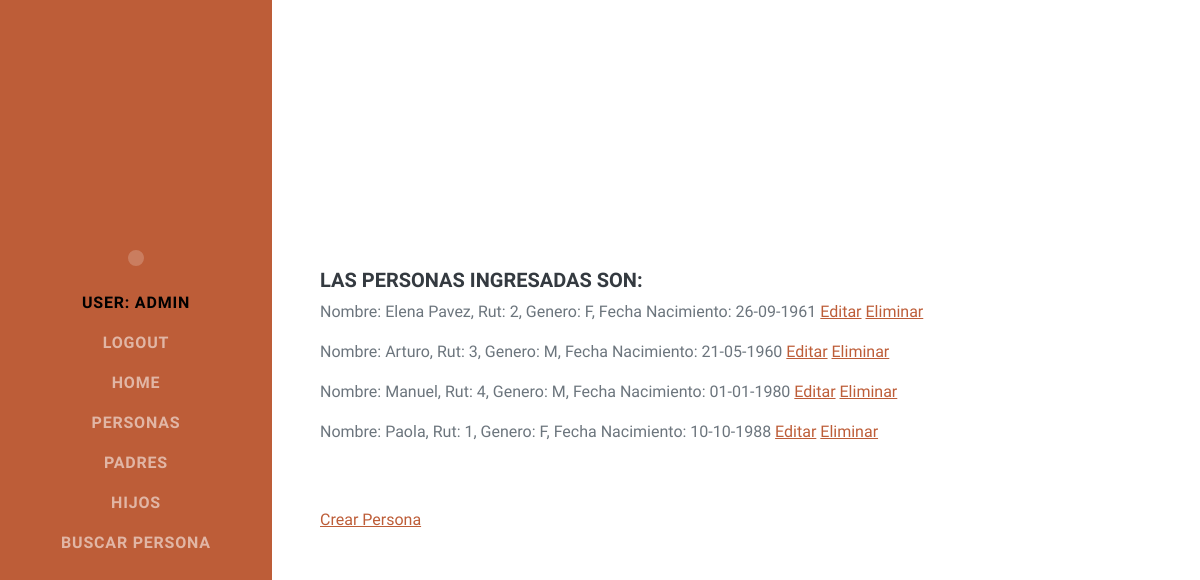
The app's page /AppFami/persona/ (signed in), older data.
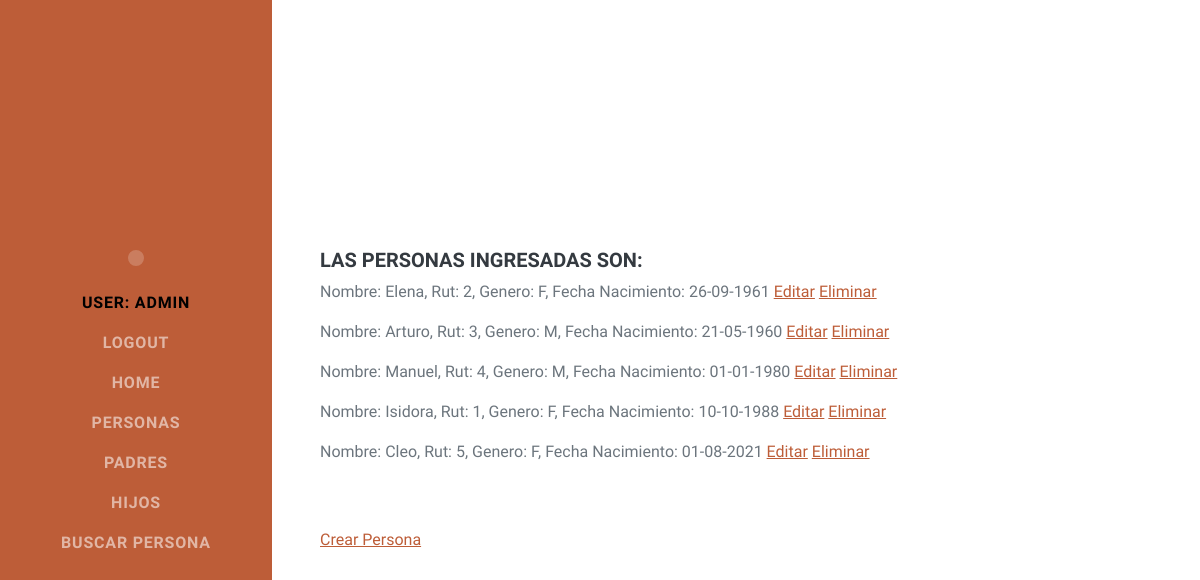
The same page, newer data.
### AppFami/models.py (models this page shows, shortened)
class Persona(models.Model):
    nombre = models.CharField(max_length=40)
    rutpersona = models.IntegerField(unique='true')
    genero = models.CharField(max_length=40)
    fecnacimiento = models.CharField(max_length=40)

### AppFami/views.py (the view)
# urls.py: path('persona/', persona_leer, name='AppFamiPersonaLeer'),
@login_required
def persona_leer(request):
    personas = Persona.objects.all()
    contexto = {
        'personas': personas
    }
    return render(request, 'AppFami/persona/leer.html', contexto)

### templates/AppFami/persona/leer.html (shortened to what this page needs)
{% extends 'AppFami/index.html' %}
{% block body %}
    {% if personas %}
        <div class="d-flex flex-column flex-md-row justify-content-between mb-5">
            <div class="flex-grow-1">
                <h5>Las Personas ingresadas son: </h5>
                {% for per in personas %}
                    <p>Nombre: {{per.nombre}}, Rut: {{per.rutpersona}}, Genero: {{per.genero}}, Fecha Nacimiento: {{per.fecnacimiento}}
                        <a href="{% url 'AppFamiPersonaEditar' per.rutpersona %}">Editar</a>
                        <a href="{% url 'AppFamiPersonaEliminar' per.rutpersona %}">Eliminar</a>
                    </p>
                {% endfor %}
            </div>
        </div>
    {% else %}
        <div class="d-flex flex-column flex-md-row justify-content-between mb-5">
            <h5>No hay personas ingresadas </h5>
        </div>
    {% endif %}
    <a href="{% url 'AppFamiPersonaCrear' %}"> Crear Persona</a>
{% endblock %}

Row changes from the older to the newer data that the page shows:
changed Persona: nombre "Elena Pavez" → "Elena"
changed Persona: nombre "Paola" → "Isidora"
added Persona: nombre "Cleo", rutpersona "5", genero "F", fecnacimiento "01-08-2021"
